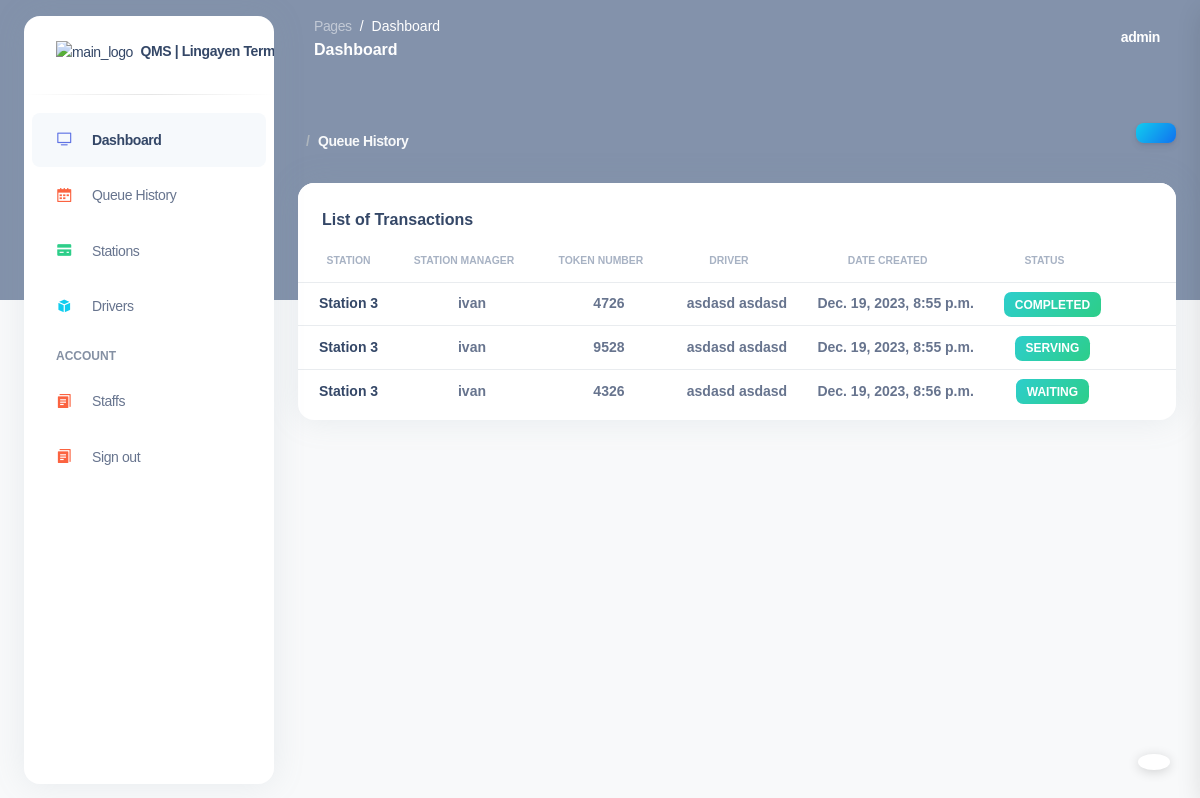
Page /queue-history (signed in) on the committed database.
### base/models.py (models this page shows, shortened)
class QueueEntry(models.Model):
    STATUS_CHOICES = (
        ('serving', 'Now Serving'),
        ('waiting', 'Waiting'),
        ('completed', 'Completed'),
        ('cancelled', 'Cancelled')
    )
    token_number = models.CharField(primary_key=True, default=generate_short_id, unique=True, editable=False, max_length=4)
    driver = models.ForeignKey(JeepneyDriver, on_delete=models.CASCADE)
    entry_time = models.DateTimeField(auto_now_add=True)
    created = models.DateField(auto_now_add=True)
    status = models.CharField(max_length=10, choices=STATUS_CHOICES, null=True, blank=True)
    station = models.ForeignKey(Station, on_delete=models.SET_NULL, null=True, blank=True)
    class Meta:
        ordering = ['-created']

class Station(models.Model):
    name = models.CharField(max_length=100)
    description = models.CharField(max_length=100, null=True, blank=True)
    station_manager = models.ForeignKey(User, on_delete=models.SET_NULL, null=True, blank=True)
    routes = models.ManyToManyField('Route', related_name='stations')

class JeepneyDriver(models.Model):
    first_name = models.CharField(max_length=100)
    last_name = models.CharField(max_length=100)
    date_of_birth = models.DateField()
    address = models.TextField()
    contact_number = models.CharField(max_length=20)
    route = models.ForeignKey(Route, on_delete=models.SET_NULL,  max_length=50, null=True, blank=True)
    photo = models.ImageField(upload_to='driver_photo', blank=True, null=True)
    qr_code = models.ImageField(upload_to='driver_qrcodes', blank=True, null=True)
    def __str__(self):
        return f"{self.first_name} {self.last_name}"

### base/views.py (the view)
# urls.py: path('queue-history', views.q_history, name="q_history"),
@login_required
def q_history(request):
    q_history = QueueEntry.objects.all()
    context = {
        'q_history': q_history,
    }
    return render(request, 'base/q_history.html', context)

### base/templates/base/q_history.html (shortened to what this page needs)
{% extends 'layout.html' %}
{% block content %}
<div class="container-fluid py-4">
  <div class="header-body">
      <div class="align-items-center py-4 d-flex justify-content-between">
        <nav
          aria-label="breadcrumb"
          class=" d-md-inline-block ml-md-4 text-capitalize"
        >
          <ol class="breadcrumb breadcrumb-links breadcrumb-dark">
            <li class="breadcrumb-item">
              <a href="">Queue History</a>
            </li>
          </ol>
        </nav>
        <div>
          <button class="btn btn-md bg-gradient-info" data-bs-toggle="modal" data-bs-target="#modal-report  ">  </button>
        </div>
      </div>
  </div>
  <div class="row">
    <div class="col-12">
        <div class="card mb-4">
            <div class="card-header pb-0">
                <h6>List of Transactions </h6>
            </div>
            <div class="card-body px-0 pt-0 pb-2">
                <div class="table-responsive p-0">
                    <table class="table align-items-center justify-content-center mb-0" id="myTable">
                        <thead>
                            <tr>
                                <th class="text-uppercase text-secondary text-xxs font-weight-bolder opacity-7 text-center">Station</th>
                                <th class="text-uppercase text-secondary text-xxs font-weight-bolder opacity-7 ps-2 text-center">Station Manager</th>
                                <th class="text-uppercase text-secondary text-xxs font-weight-bolder opacity-7 ps-2 text-center">Token Number</th>
                                <th class="text-uppercase text-secondary text-xxs font-weight-bolder text-center opacity-7 ps-2">Driver</th>
                                <th class="text-uppercase text-secondary text-xxs font-weight-bolder text-center opacity-7 ps-2">Date created</th>
                                <th class="text-uppercase text-secondary text-xxs font-weight-bolder text-center opacity-7 ps-2">Status</th>
                                <th></th>
                            </tr>
                        </thead>
                        <tbody>
                          {% for history in q_history %}
                            <tr>
                                <td class="text-center">
                                  <h6 class="mb-0 text-sm">{{ history.station.name }}</h6>
                                </td>
                                <td class="text-center">
                                    <p class="text-sm font-weight-bold mb-0">{{history.station.station_manager}}</p>
                                </td>
                                <td class="text-center">
                                  <p class="text-sm font-weight-bold mb-0">{{ history.token_number }}</p>
                                </td>
                                <td class="text-center">
                                  <p class="text-sm font-weight-bold mb-0">{{ history.driver }} </p>
                                </td>
                                <td class="align-middle text-center">
                                  <p class="text-sm font-weight-bold mb-0">{{ history.entry_time}}</p>
                                </td>
                                <td class="align-middle text-center">
                                  <span class="badge badge-sm bg-gradient-success">{{ history.status }}</span>
                                </td>
                                <td class="align-middle">
                                    <button class="btn btn-link text-secondary mb-0">
                                    </button>
                                </td>
                            </tr>
                          {% endfor %}
                        </tbody>
                    </table>
                </div>
            </div>
        </div>
    </div>
  </div>
</div>
{% endblock %}

### templates/includes/navbar.html (shortened to what this page needs)
<nav class="navbar navbar-main navbar-expand-lg px-0 mx-4 shadow-none border-radius-xl " id="navbarBlur" data-scroll="false">
    <div class="container-fluid py-1 px-3">
      <nav aria-label="breadcrumb">
        <ol class="breadcrumb bg-transparent mb-0 pb-0 pt-1 px-0 me-sm-6 me-5">
          <li class="breadcrumb-item text-sm"><a class="opacity-5 text-white" href="javascript:;">Pages</a></li>
          <li class="breadcrumb-item text-sm text-white active" aria-current="page">Dashboard</li>
        </ol>
        <h6 class="font-weight-bolder text-white mb-0">Dashboard</h6>
      </nav>
      <div class="collapse navbar-collapse mt-sm-0 mt-2 me-md-0 me-sm-4" id="navbar">
        <ul class="navbar-nav  justify-content-end">
          <li class="nav-item d-flex align-items-center">
            <a href="javascript:;" class="nav-link text-white font-weight-bold px-0">
              <span class="d-sm-inline d-none">{{ request.user }}</span>
            </a>
          </li>
        </ul>
      </div>
    </div>
</nav>

### rows in the picture
QueueEntry: station.name "Station 3", station.station_manager "ivan", token_number "4726", driver "asdasd asdasd", entry_time "Dec. 19, 2023, 8:55 p.m.", status "COMPLETED"
QueueEntry: station.name "Station 3", station.station_manager "ivan", token_number "9528", driver "asdasd asdasd", entry_time "Dec. 19, 2023, 8:55 p.m.", status "SERVING"
QueueEntry: station.name "Station 3", station.station_manager "ivan", token_number "4326", driver "asdasd asdasd", entry_time "Dec. 19, 2023, 8:56 p.m.", status "WAITING"

### other values in the picture
{{ request.user }} "admin"
